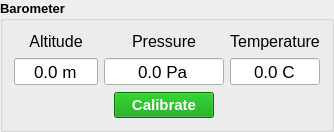
      <widget class="QGroupBox" name="groupBox_3">
       <property name="font">
        <font>
         <pointsize>10</pointsize>
         <bold>true</bold>
        </font>
       </property>
       <property name="title">
        <string>Barometer</string>
       </property>
       <layout class="QGridLayout" name="gridLayout_5" rowstretch="0,0,0">
        <item row="0" column="1">
         <widget class="QLabel" name="label_3">
          <property name="maximumSize">
           <size>
            <width>16777215</width>
            <height>20</height>
           </size>
          </property>
          <property name="font">
           <font>
            <pointsize>12</pointsize>
            <bold>false</bold>
           </font>
          </property>
          <property name="text">
           <string>Pressure</string>
          </property>
          <property name="alignment">
           <set>Qt::AlignCenter</set>
          </property>
         </widget>
        </item>
        <item row="1" column="1" alignment="Qt::AlignHCenter">
         <widget class="QDoubleSpinBox" name="pressure_SB">
          <property name="minimumSize">
           <size>
            <width>120</width>
            <height>0</height>
           </size>
          </property>
          <property name="maximumSize">
           <size>
            <width>100</width>
            <height>16777215</height>
           </size>
          </property>
          <property name="font">
           <font>
            <pointsize>13</pointsize>
            <bold>false</bold>
           </font>
          </property>
          <property name="frame">
           <bool>true</bool>
          </property>
          <property name="alignment">
           <set>Qt::AlignCenter</set>
          </property>
          <property name="readOnly">
           <bool>true</bool>
          </property>
          <property name="buttonSymbols">
           <enum>QAbstractSpinBox::NoButtons</enum>
          </property>
          <property name="suffix">
           <string> Pa</string>
          </property>
          <property name="decimals">
           <number>1</number>
          </property>
          <property name="maximum">
           <double>1000000.000000000000000</double>
          </property>
         </widget>
        </item>
        <item row="2" column="1" alignment="Qt::AlignHCenter">
         <widget class="QPushButton" name="calibrateAltimeter_PB">
          <property name="minimumSize">
           <size>
            <width>100</width>
            <height>0</height>
           </size>
          </property>
          <property name="maximumSize">
           <size>
            <width>100</width>
            <height>16777215</height>
           </size>
          </property>
          <property name="font">
           <font>
            <pointsize>11</pointsize>
            <bold>true</bold>
           </font>
          </property>
          <property name="styleSheet">
           <string notr="true">color: rgb(255, 255, 255);
background-color: rgb(0, 155, 0);</string>
          </property>
          <property name="text">
           <string>Calibrate</string>
          </property>
         </widget>
        </item>
        <item row="0" column="0">
         <widget class="QLabel" name="label_2">
          <property name="font">
           <font>
            <pointsize>12</pointsize>
            <bold>false</bold>
           </font>
          </property>
          <property name="text">
           <string>Altitude</string>
          </property>
          <property name="alignment">
           <set>Qt::AlignCenter</set>
          </property>
         </widget>
        </item>
        <item row="1" column="2">
         <widget class="QDoubleSpinBox" name="temperature_SB">
          <property name="maximumSize">
           <size>
            <width>100</width>
            <height>16777215</height>
           </size>
          </property>
          <property name="font">
           <font>
            <pointsize>13</pointsize>
            <bold>false</bold>
           </font>
          </property>
          <property name="frame">
           <bool>true</bool>
          </property>
          <property name="alignment">
           <set>Qt::AlignCenter</set>
          </property>
          <property name="readOnly">
           <bool>true</bool>
          </property>
          <property name="buttonSymbols">
           <enum>QAbstractSpinBox::NoButtons</enum>
          </property>
          <property name="suffix">
           <string> C</string>
          </property>
          <property name="decimals">
           <number>1</number>
          </property>
          <property name="minimum">
           <double>-50.000000000000000</double>
          </property>
         </widget>
        </item>
        <item row="1" column="0">
         <widget class="QDoubleSpinBox" name="altitude_SB">
          <property name="maximumSize">
           <size>
            <width>100</width>
            <height>16777215</height>
           </size>
          </property>
          <property name="font">
           <font>
            <pointsize>13</pointsize>
            <bold>false</bold>
           </font>
          </property>
          <property name="frame">
           <bool>true</bool>
          </property>
          <property name="alignment">
           <set>Qt::AlignCenter</set>
          </property>
          <property name="readOnly">
           <bool>true</bool>
          </property>
          <property name="buttonSymbols">
           <enum>QAbstractSpinBox::NoButtons</enum>
          </property>
          <property name="suffix">
           <string> m</string>
          </property>
          <property name="decimals">
           <number>1</number>
          </property>
          <property name="minimum">
           <double>-100.000000000000000</double>
          </property>
          <property name="maximum">
           <double>1000.000000000000000</double>
          </property>
         </widget>
        </item>
        <item row="0" column="2">
         <widget class="QLabel" name="label_4">
          <property name="font">
           <font>
            <pointsize>12</pointsize>
            <bold>false</bold>
           </font>
          </property>
          <property name="text">
           <string>Temperature</string>
          </property>
          <property name="alignment">
           <set>Qt::AlignCenter</set>
          </property>
         </widget>
        </item>
       </layout>
      </widget>
